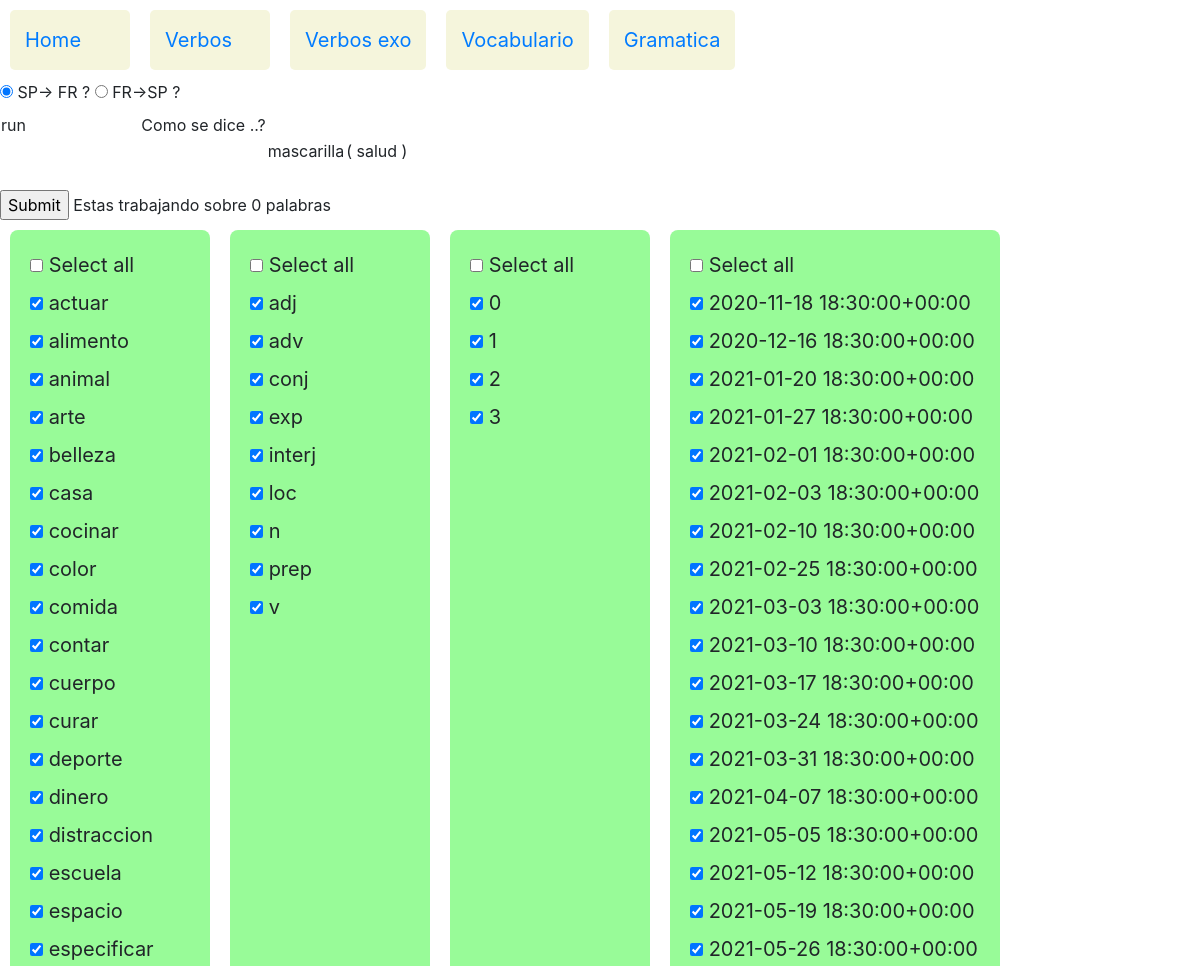
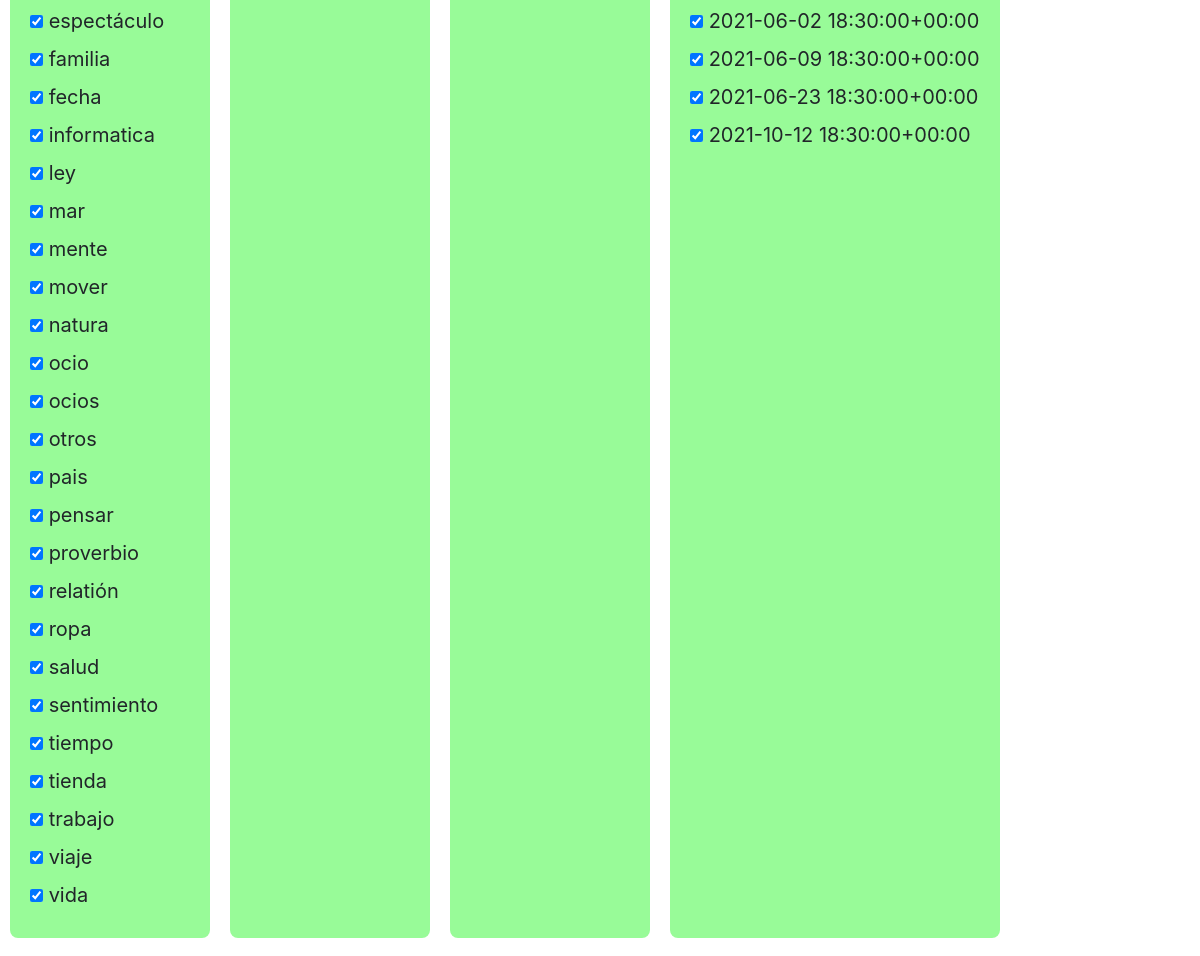
/verbos/vocabulario/1/1, run on an earlier commit of the app's database (2 pictures, top to bottom).
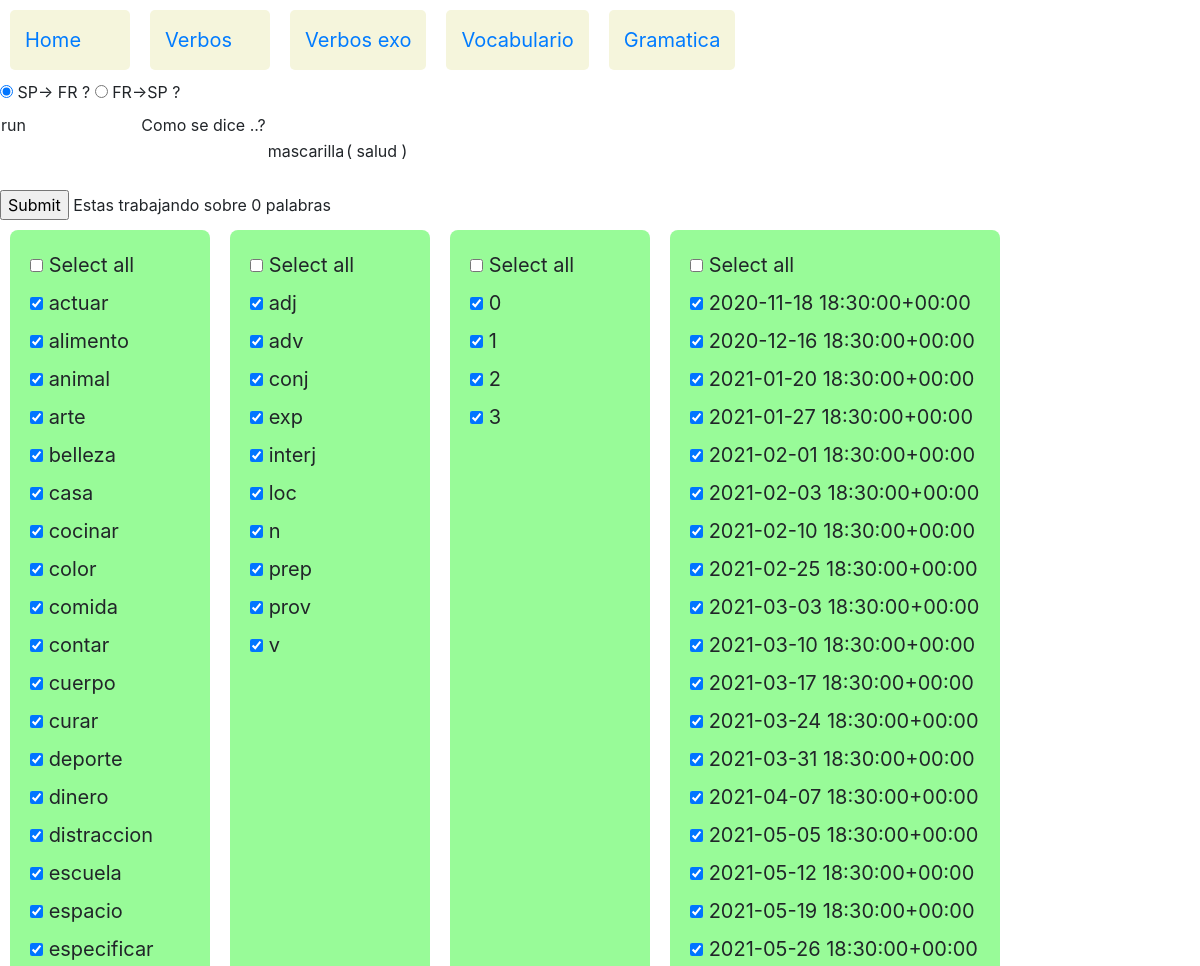
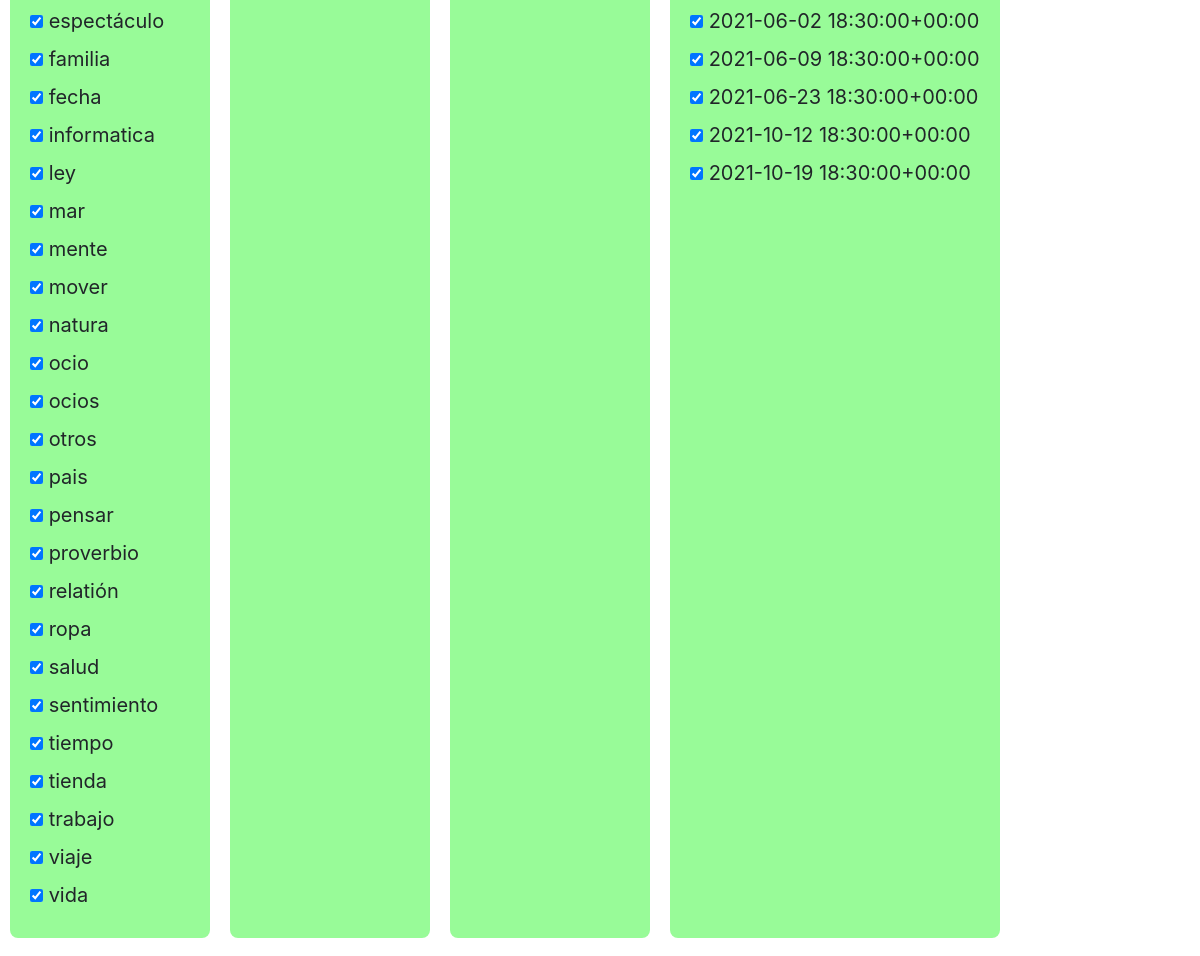
And on a later commit of the database (2 pictures, top to bottom).
### verbos/models.py (models this page shows, shortened)
class Palabra(models.Model):
    palabrafecha= models.ForeignKey(Palabrafecha,on_delete=models.CASCADE,related_name="palabra")
    palabra = models.CharField(max_length=40,null=True)
    traduccion = models.CharField(max_length=60,null=True)
    palabranivel = models.ForeignKey(Palabranivel,on_delete=models.CASCADE,related_name="palabra")
    palabratipo = models.ForeignKey(Palabratipo,on_delete=models.CASCADE,related_name="palabra")
    palabragenero = models.ForeignKey(Palabragenero,on_delete=models.CASCADE,related_name="palabra")
    palabrafamilia = models.ForeignKey(Palabrafamilia,on_delete=models.CASCADE,related_name="palabra")

class Palabrafamilia(models.Model):
    palabrafamilia = models.CharField(max_length=30,null=True)
    palabrafamiliaseq=models.IntegerField(null=True)
    def __str__(self):
        return self.palabrafamilia

class Palabratipo(models.Model):
    palabratipo = models.CharField(max_length=32,null=True)
    def __str__(self):
        return self.palabratipo

class Palabranivel(models.Model):
    palabranivel = models.CharField(max_length=2,null=True)
    def __str__(self):
        return self.palabranivel

class Palabrafecha(models.Model):
    palabrafecha = models.DateTimeField(null=True,default=date.today)
    def __str__(self):
        return str(self.palabrafecha)

### verbos/views.py (the view, shortened to what this page needs)
# urls.py: path('vocabulario/<int:mode_id>/<int:palabra_id>',views.vocabulario,name='vocabulario_run'),
def vocabulario(request,mode_id,palabra_id):
    familias_selected=[]
    familias_txt=[]
    Palabra_winner=Palabra.objects.first()
    Palabra_winner_prev = Palabra.objects.first()
    Palabra_selectada_count= 0
    print("type du first element")
    familias  = Palabrafamilia.objects.all()
    tipos  =    Palabratipo.objects.all()
    generos =   Palabragenero.objects.all()
    nivels =    Palabranivel.objects.all()
    fechas =    Palabrafecha.objects.all().order_by('palabrafecha')
    if mode_id ==0 :
        mode = "start"
    if mode_id ==1 :
        mode = "run"
    print("palabra_winner.id"  )
    jsfamilias=jslist(familias)
    jstipos =jslist(tipos)
    jsgeneros=jslist(generos)
    jsnivels=jslist(nivels)
    jsfechas=jslist(fechas)
    context= {
            "title" : "Vocabulario" ,
            "mode" : mode ,
            "familias" : familias,
            "jsfamilias" : jsfamilias,
            "familias_selected" : familias_selected,
            "familias_txt" : familias_txt,
            "tipos" : tipos,
            "jstipos" : jstipos ,
            "generos" : generos,
            "jsgeneros" : jsgeneros ,
            "nivels" : nivels ,
            "jsnivels" : jsnivels ,
            "fechas" : fechas,
            "jsfechas" : jsfechas ,
            "Palabra_winner" : Palabra_winner,
            "Palabra_winner_prev" : Palabra_winner_prev,
            "Palabra_selectada_count" : Palabra_selectada_count ,
        }
    return render(request,"verbos/vocabulario.html",context)

### verbos/models.py (called while the page is built)
    def __str__(self):
        return str(self.palabragenero)

### verbos/views.py (called while the page is built)
def jslist(myqueryset):
    jstname=myqueryset.model.__name__
    jstlst=[]
    for item in myqueryset:
        jstlst.append([jstname,item.id])
    return jstlst

### verbos/templates/verbos/vocabulario.html (shortened to what this page needs)
{% extends 'verbos/layout.html' %}
{% block body1 %}
<form action= "{% url 'vocabulario_run'  1 Palabra_winner.id %}" method="post">
<input type="radio" name="mode" id="FRES" value="FRES" onchange="togglefunction('radioL1','radioL2')"  >
<label for ="FRES"> SP-> FR ?</label>
<input type="radio" name="mode" id="ESFR" value="ESSP" onchange="togglefunction('radioL2','radioL1')" >
<label for ="ESFR"> FR->SP ?</label>
<table id="worktable" >
	<tr>
		<td>
			<span> {{mode }}  </span>
		</td>
		<td>
			<span> Como se dice ..? <span>
		</td>
	</tr>
	<tr>
		<td>
		</td>
		<td>
		</td>
		<td>
			<span id="radioL2" > {{ Palabra_winner.palabra }} </span>
		</td>
		<td>
			<span> ( {{ Palabra_winner.palabrafamilia }} )  </span>
		</td>
		<td>
		</td>
		<td>
		</td>
	</tr>
</table>
		<input type="submit" value = "Submit"> </input>
			<span> Estas trabajando sobre </span>
			<span> {{ Palabra_selectada_count }}</span>
			<span> palabras </span>
<div id="container">
		<div>
		<input type="checkbox" id="checkbox_familia" name="checktodos" data-type="familia">
		<label for="checkbox_familia" > Select all </label>
		<br>
		{% for familia in familias %}
		<input type="checkbox" id="Palabrafamilia-{{familia.id}}" name="familia" value="{{familia.id}}"  data-storage="true"  >
		 <label  for="Palabrafamilia-{{familia.id}}" > {{familia}} </label>
		 <br>
		{% endfor %}
	</div>
	<div>
		<input type="checkbox" id="checkbox_tipo" name="checktodos" data-type="tipo">
		<label for="checkbox_tipo" > Select all </label>
		<br>
		{% for tipo  in tipos %}
		<input type="checkbox" id="Palabratipo-{{tipo.id}}" name="tipo" value="{{tipo.id}}"  data-storage="true"  >
		 <label  for="Palabratipo-{{tipo.id}}" > {{tipo}} </label>
		 <br>
		{% endfor %}
	</div>
	<div>
		<input type="checkbox" id="checkbox_nivel" name="checktodos" data-type="nivel">
		<label for="checkbox_nivel" > Select all </label>
		<br>
		{% for nivel  in nivels %}
		<input type="checkbox" id="Palabranivel-{{nivel.id}}" name="nivel" value="{{nivel.id}}"  data-storage="true"  >
		 <label  for="Palabranivel-{{nivel.id}}" > {{nivel}} </label>
		 <br>
		{% endfor %}
	</div>
		<div>
		<input type="checkbox" id="checkbox_fecha" name="checktodos" data-type="fecha">
		<label for="checkbox_fecha" > Select all </label>
		{% for fecha in fechas  %}
		<input type="checkbox" id="Palabrafecha-{{fecha.id}}" name="fecha" value="{{fecha.id}}"  data-storage="true"  >
		<label  for="Palabrafecha-{{fecha.id}}" > {{fecha  }} </label>
		 <br>
		{% endfor %}
	</div>
</div>
	</form >
{% endblock %}

What changed in the data, as far as the page shows it:
added Palabratipo: palabratipo "prov"
added Palabrafecha: palabrafecha "2021-10-19 18:30:00+00:00"
